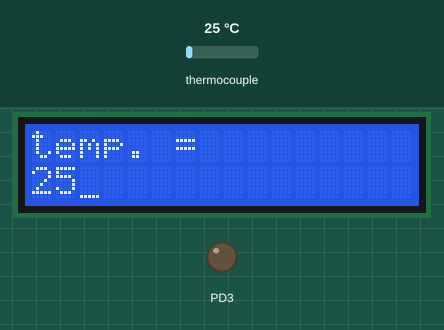
Bench run of a program on a simulated ATmega8, built with avr-gcc and emulated at 8 MHz. Parts: 16×2 character LCD, output pins drawn as LEDs (lit = HIGH). Wiring (inferred from the names in the program): MAX6675 thermocouple converter: CS PB2; character LCD (HD44780): RS PD0; R/W PD1; E PD2; data PD4, PD5, PD6, PD7. Inputs (shaded band) come from the test bench; at power-on: thermocouple 25 °C. Pins used as bus, display or sensor lines are not drawn.

Above: at 1.2 s.
1.3 s: thermocouple set to 6 °C
At 2.7 s:
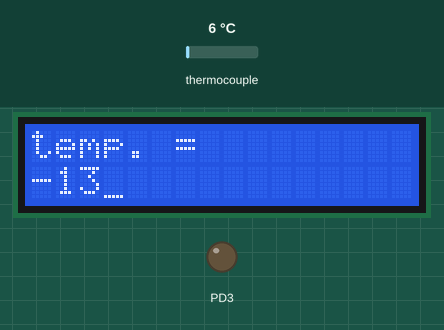
3.0 s: thermocouple set to 75 °C
At 3.9 s:
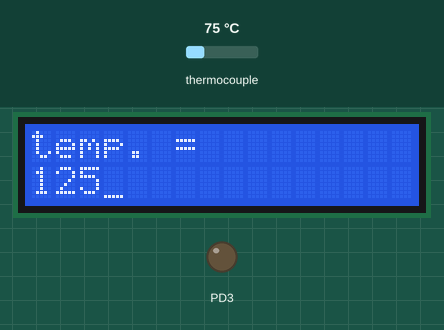
4.5 s: thermocouple set to 150 °C
At 4.9 s:
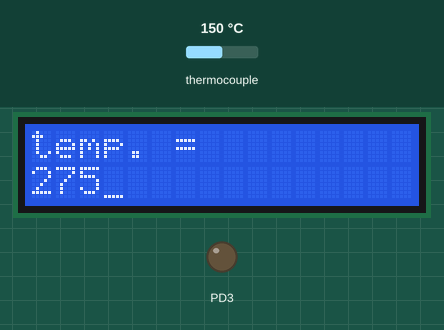
Timing chart, 0 to 7.5 s (numbered marks = the images above; inputs shaded):
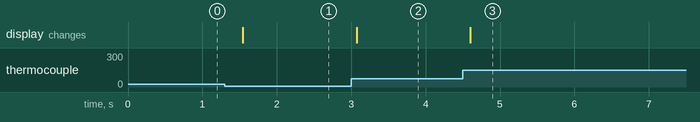

The program:

temperature_measure_using_max6675_trmo.c
```c
/*
 * temperature_measure_using_max6675_trmo.c
 *
 * Created: 12/30/2018 5:02:51 PM
 *  Author: Ahmed
 */

#define F_CPU 8000000ul
#include <avr/io.h>
#include <util/delay.h>
#include "driver/lcd_4bit.h"
#include "driver/SPI_Master.h"

uint8_t hbyte,lbyte;
uint16_t raw;
uint16_t result;
unsigned int temprature;

char T_value[6];

int main(void)
{
	lcd_init();
	SPI_M_Init();

    while(1)
    {
		lcd_goto_xy(1,1);
		lcd_print("temp. =");
		SPI_SS_enable();
		_delay_ms(1);
		raw=SPI_M_Read();
		raw<<=8;
		raw|=SPI_M_Read();
		SPI_SS_disable();
		raw&=0b0111111111111111;
		raw>>=2;
		temprature=(raw*0.25)-25;
		lcd_goto_xy(2,1);
		itoa(temprature,T_value,10);
		lcd_print(T_value);
		_delay_ms(300);
        lcd_CLEAR();


        //TODO:: Please write your application code
    }
}
```

SPI_Master.c
```c
/*
 * SPI_Master.c
 *
 * Created: 9/8/2017 10:26:26 PM
 *  Author: Ahmed
 */


#include "SPI_Master.h"
//function to SPI Initialization
//**************************************************************************************
void SPI_M_Init()					/* SPI Initialize function */
{
	DDRB = (1<<MOSI)|(1<<SCK)|(1<<SS);				/* Set MOSI and SCK output, all others input */												/* define reset pin as a output */
	DDRB &= ~(1<<MISO);												/* define MISO pin as a input */
	PORTB |= (1<<SS);												/* Make SS pin as a output */
	SPCR = (1<<SPE)|(1<<MSTR)|(1<<SPR0);							/* Enable SPE, MSTR and SPR0 bit in SPI control register */

}
//********************************************************************************************************
//SPI_Write function.
void SPI_M_Write(char data)		/* SPI write data function */
{

	SPDR = data;			/* Write data to SPI data register */
	while(!(SPSR & (1<<SPIF)));	/* Wait till transmission complete */
}
//********************************************************************************************************
//SPI_Read function
char SPI_M_Read()				/* SPI read data function */
{
	SPDR = 0xFF;
	while(!(SPSR & (1<<SPIF)));	/* Wait till reception complete */
	return(SPDR);			/* Return received data */
}
//**********************************************************************************************************
void SPI_SS_enable()
{
	PORTB&=~(1<<SS);
}
//**********************************************************************************************************
void SPI_SS_disable(){
	PORTB|=(1<<SS);
	}
//**********************************************************************************************************	
```

SPI_Master.h
```c
/*
 * SPI_Master_LIB.h
 *
 * Created: 9/8/2017 10:34:09 PM
 *  Author: Ahmed
 */
#define F_CPU 8000000ul
#include <avr/io.h>
#define MOSI 3
#define MISO 4
#define SCK 5
#define SS 2
#ifndef SPI_MASTER_H_
#define SPI_MASTER_H_

void SPI_M_Init();
void SPI_M_Write(char data);
char SPI_M_Read();
void SPI_SS_enable();
void SPI_SS_disable();


#endif /* SPI_MASTER_H_ */
```

lcd_4bit.c
```c
/*
 * lcd_4bit.c
 *
 * Created: 7/24/2017 10:35:17 PM
 *  Author: Ahmed
 */
#include "lcd_4bit.h"
//**********************************************************************************************
void lcd_command(unsigned char cmd){
	lcd_PRT=(lcd_PRT & 0x0F)|(cmd & 0xF0);
	lcd_PRT&=~(1<<lcd_RS);
	lcd_PRT&=~(1<<lcd_RW);
	lcd_PRT|=(1<<lcd_EN);
	_delay_us(50);
	lcd_PRT&=~(1<<lcd_EN);
	_delay_us(50);
	lcd_PRT =(lcd_PRT & 0x0F)|(cmd<<4);
	lcd_PRT|=(1<<lcd_EN);
	_delay_us(50);
	lcd_PRT&=~(1<<lcd_EN);

}
//********************************************************************************************
void lcd_data(unsigned char data){
	lcd_PRT=(lcd_PRT & 0x0F)|(data & 0xF0);
	lcd_PRT|=(1<<lcd_RS);
	lcd_PRT&=~(1<<lcd_RW);
	lcd_PRT|=(1<<lcd_EN);
	_delay_us(50);
	lcd_PRT&=~(1<<lcd_EN);
	_delay_us(50);
	lcd_PRT =(lcd_PRT & 0x0F)|(data<<4);
	lcd_PRT|=(1<<lcd_EN);
	_delay_us(100);
	lcd_PRT&=~(1<<lcd_EN);
}
//***********************************************************************************************
//function for lcd initialize.
//lcd_init();
void lcd_init(){
_delay_ms(5);
	lcd_DDR|=0xff;
	lcd_PRT&=~(1<<lcd_EN);
	_delay_us(2000);
	lcd_command(0x33);
	_delay_us(50);
	lcd_command(0x32);
	_delay_us(50);
	lcd_command(0x28);
	_delay_us(50);
	lcd_command(0x0E);
	_delay_us(50);
	lcd_command(0x01);
	_delay_us(2000);
	lcd_command(0x06);
}
//*********************************************************************************************************
//function to locate the position.
//lcd_goto_xy(row,columm);
//line 1 of lcd=row 1. ,line2 of lcd=row2
//columm 1 of lcd =columm 1., columm 16 of lcd =columm 16.

void lcd_goto_xy(unsigned char row,unsigned char columm){
	unsigned char fristcharadr[]={0x80,0xC0,0x90,0xD0};
		lcd_command(fristcharadr[row-1]+(columm-1));
		_delay_us(100);
	}
//***********************************************************************************************************
//function to put what u need.
// lcd_print("hallo");
 void lcd_print(char *text){
	while(*text>0){
		lcd_data(*text++);
	}
}

//************************************************************************************************************
//function to clear lcd.
//lcd_CLEAR();.
void lcd_CLEAR(){
	lcd_command(0x01);
	_delay_ms(2);}
//*************************************************************************************************************
//function to cancel the cursor.
//lcd_curcor_off();
void lcd_curcor_off(){
	lcd_command(0x0c);
	_delay_us(100);
}
//*************************************************************************************************************
	
```

lcd_4bit.h
```c
/*
 * lcd_4bit.h
 *
 * Created: 7/24/2017 10:38:39 PM
 *  Author: Ahmed
 */
/*you should
#define lcd_DDR DDRx      whire x is {a,b,c,d,e}
#define lcd_PRT PORTx
in lcd_4bit.c
connect
for data register for LCD (D4-D7) to AVR pinx (px4: :px7)
and
(px0==lcd_RS, px1==lcd_RW ,px2==lcd_EN)
 */
#define F_CPU 8000000ul
#define lcd_DDR DDRD
#define lcd_PRT PORTD
#include <avr/io.h>
#include <util/delay.h>

#define lcd_RS 0
#define lcd_RW 1
#define lcd_EN 2
#ifndef LCD_4BIT_H_
#define LCD_4BIT_H_

void lcd_command(unsigned char cmd);
void lcd_data(unsigned char data);
//***********************************************************************************************
//function for lcd initialize.
//lcd_init();
void lcd_init();
//*********************************************************************************************************
//function to locate the position.
//lcd_goto_xy(row,columm);
//line 1 of lcd=row 1. ,line2 of lcd=row2
//columm 1 of lcd =columm 1., columm 16 of lcd =columm 16.
void lcd_goto_xy(unsigned char row,unsigned char columm);
//***********************************************************************************************************
//function to put what u need.
// lcd_print("hallo");
void lcd_print(char *text);
//************************************************************************************************************
//function to clear lcd.
//lcd_CLEAR();.
void lcd_CLEAR();
//*************************************************************************************************************
//function to cancel the cursor.
//lcd_curcor_off();
void lcd_curcor_off();


#endif /* LCD_4BIT_H_ */
```

Measured:
- after the input at 1.3 s, the display: changes after 0.24 s (image 1)
- after the input at 3.0 s, the display: changes after 0.07 s (image 2)
- after the input at 4.5 s, the display: changes after 0.10 s (image 3)
